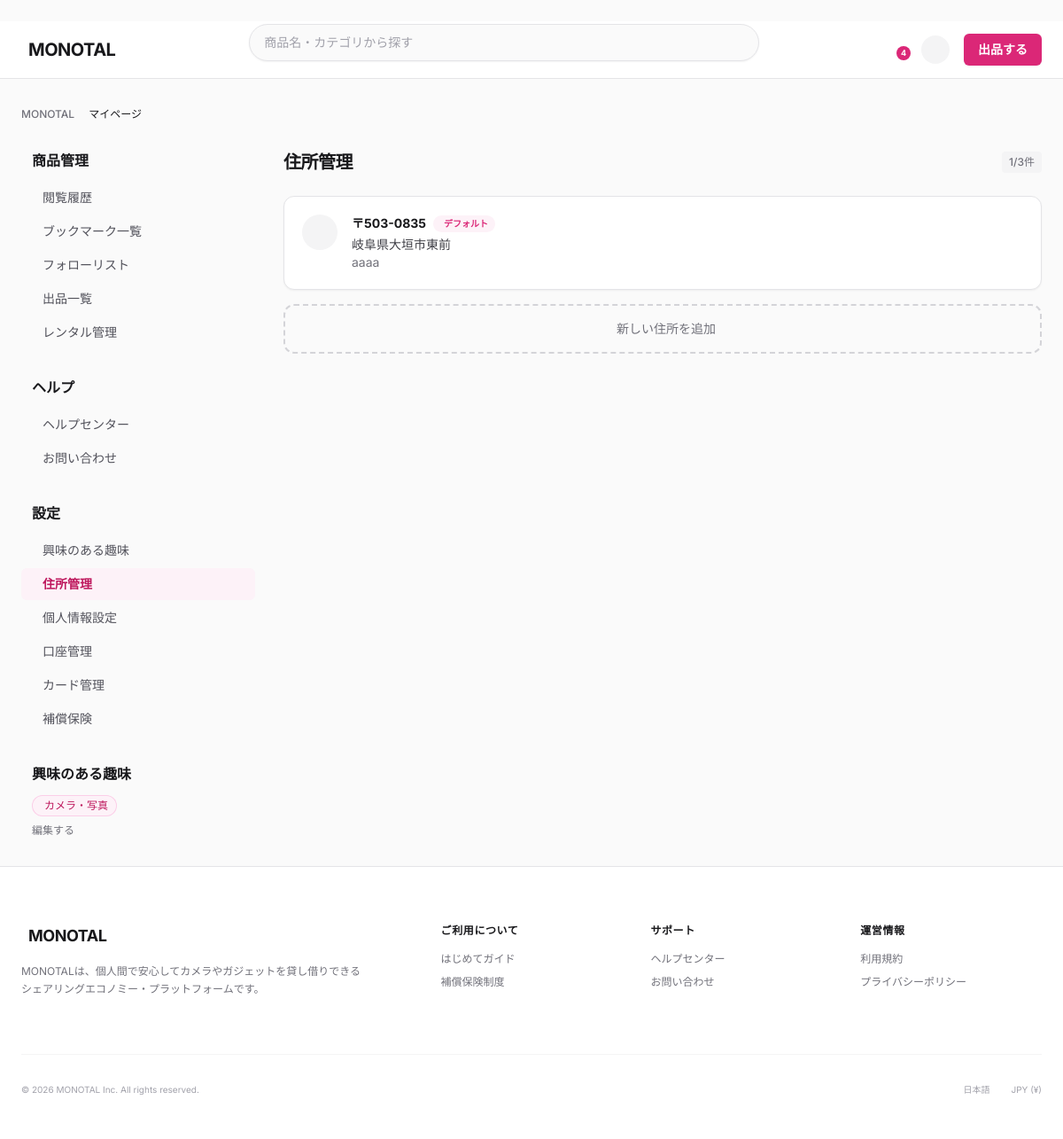
The page /monotal/mypage/addresses/ (signed in) on the database its author committed.
### monotal/models.py (models this page shows, shortened)
class UserHobby(models.Model):
    user_hobby_id = models.AutoField(primary_key=True)
    user = models.ForeignKey(
        User,
        on_delete=models.CASCADE,
        related_name='hobbies',
        db_column='user_id'
    )
    product_category = models.ForeignKey(
        'ProductCategory',
        on_delete=models.CASCADE,
        db_column='product_category_id'
    )
    register_datetime = models.DateTimeField(auto_now_add=True)
    class Meta:
        db_table = 'T_UserHobby'
        verbose_name = 'ユーザー趣味'
        verbose_name_plural = 'ユーザー趣味'
        unique_together = [['user', 'product_category']]

class ProductCategory(models.Model):
    product_category_id = models.AutoField(primary_key=True)
    parent_product_category = models.ForeignKey(
        'self',
        on_delete=models.CASCADE,
        null=True,
        blank=True,
        related_name='subcategories',
        db_column='parent_product_category_id'
    )
    category_name = models.CharField(max_length=100)
    class Meta:
        db_table = 'M_ProductCategory'
        verbose_name = '商品カテゴリ'
        verbose_name_plural = '商品カテゴリ'

class UserAddress(models.Model):
    user_address_id = models.AutoField(primary_key=True)
    user = models.ForeignKey(
        User,
        on_delete=models.CASCADE,
        related_name='addresses',
        db_column='user_id'
    )
    postal_code = models.CharField(max_length=10, null=True, blank=True)
    prefecture = models.ForeignKey(
        Prefecture,
        on_delete=models.PROTECT,
        null=True,
        blank=True,
        db_column='prefecture_id'
    )
    city = models.CharField(max_length=100, null=True, blank=True)  # 市区町村・町域
    street_address = models.CharField(max_length=200, null=True, blank=True)  # 番地・建物名・部屋番号
    is_default = models.BooleanField(default=False)  # デフォルト住所フラグ
    register_datetime = models.DateTimeField(auto_now_add=True)
    update_datetime = models.DateTimeField(auto_now=True)
    class Meta:
        db_table = 'T_UserAddress'
        verbose_name = 'ユーザー住所'
        verbose_name_plural = 'ユーザー住所'

class Prefecture(models.Model):
    prefecture_id = models.AutoField(primary_key=True)
    prefecture_name = models.CharField(max_length=10, unique=True)
    prefecture_code = models.CharField(max_length=2, unique=True)  # 01-47のコード
    class Meta:
        db_table = 'M_Prefecture'
        verbose_name = '都道府県'
        verbose_name_plural = '都道府県'
        ordering = ['prefecture_id']

### monotal/views.py (the view, shortened to what this page needs)
class MyPageAddressListView(LoginRequiredMixin, View):
    login_url = '/monotal/login/'
    def get(self, request, *args, **kwargs):
        user_addresses = UserAddress.objects.filter(
            user=request.user
        ).select_related('prefecture').order_by('-is_default', '-register_datetime')
        prefectures = Prefecture.objects.all()
        user_hobbies = UserHobby.objects.filter(
            user=request.user
        ).select_related('product_category').order_by('product_category_id')
        context = {
            'user_addresses': user_addresses,
            'address_count': user_addresses.count(),
            'max_addresses': MAX_USER_ADDRESSES,
            'can_add_address': user_addresses.count() < MAX_USER_ADDRESSES,
            'prefectures': prefectures,
            'current_page': 'address_list',
            'user_hobbies': user_hobbies,
        }
        return render(request, 'mypage/address_list.html', context)

### templates/mypage/address_list.html (shortened to what this page needs)
﻿{% extends 'base.html' %}
{% load static %}
{% block extra_css %}
<link rel="stylesheet" href="{% static 'css/mypage.css' %}">
{% endblock %}
{% block content %}
<main class="mx-auto max-w-[1200px] w-full px-4 lg:px-6 py-8">
    <nav class="mb-8 flex text-xs font-medium text-zinc-500 overflow-x-auto whitespace-nowrap">
        <ol class="flex items-center space-x-2">
            <li><a href="{% url 'index' %}" class="hover:underline hover:text-pink-600">MONOTAL</a></li>
            <li class="text-zinc-900">マイページ</li>
        </ol>
    </nav>
    <div class="lg:grid lg:grid-cols-12 lg:gap-8 items-start">
        {% include 'mypage/_sidebar.html' %}
        <div class="lg:col-span-9">
            <div class="mb-6 flex items-center justify-between">
                <h1 class="text-xl font-bold tracking-tight text-zinc-900">住所管理</h1>
                <span class="text-xs font-medium text-zinc-500 bg-zinc-100 px-2 py-1 rounded">{{ address_count }}/{{ max_addresses }}件</span>
            </div>
            <div class="space-y-4" id="addressList">
                {% for address in user_addresses %}
                <div class="bg-white rounded-xl border border-zinc-200 shadow-sm p-4 sm:p-5 hover:border-zinc-300 transition-colors" data-address-id="{{ address.user_address_id }}">
                    <div class="flex items-start gap-4">
                        <div class="flex-shrink-0 h-10 w-10 rounded-full bg-zinc-100 flex items-center justify-center text-zinc-500">
                        </div>
                        <div class="flex-1 min-w-0">
                            <div class="flex items-center gap-2 mb-1">
                                <span class="text-sm font-bold text-zinc-900">〒{{ address.postal_code|slice:":3" }}-{{ address.postal_code|slice:"3:" }}</span>
                                {% if address.is_default %}
                                <span class="inline-flex items-center gap-1 text-[10px] font-bold text-pink-600 bg-pink-50 px-2 py-0.5 rounded-full">
                                    デフォルト
                                </span>
                                {% endif %}
                            </div>
                            <p class="text-sm text-zinc-700">{{ address.prefecture.prefecture_name }}{{ address.city }}</p>
                            <p class="text-sm text-zinc-500">{{ address.street_address }}</p>
                        </div>
                        <div class="flex-shrink-0 flex gap-1">
                            <button type="button" class="edit-address-btn p-2 text-zinc-400 hover:text-blue-500 hover:bg-blue-50 rounded-lg transition-colors"
                                    data-address-id="{{ address.user_address_id }}"
                                    data-postal-code="{{ address.postal_code }}"
                                    data-prefecture-id="{{ address.prefecture.prefecture_id }}"
                                    data-city="{{ address.city }}"
                                    data-street-address="{{ address.street_address }}"
                                    title="編集">
                            </button>
                            <button type="button" class="delete-address-btn p-2 text-zinc-400 hover:text-red-500 hover:bg-red-50 rounded-lg transition-colors"
                                    data-address-id="{{ address.user_address_id }}"
                                    title="削除">
                            </button>
                        </div>
                    </div>
                </div>
                {% endfor %}
            </div>
            {% if address_count > 0 and can_add_address %}
            <div class="mt-4">
                <button type="button" id="openAddModalBtn" class="w-full flex items-center justify-center gap-2 rounded-xl border-2 border-dashed border-zinc-300 py-4 text-sm font-medium text-zinc-500 hover:border-pink-300 hover:text-pink-600 hover:bg-pink-50 transition-all">
                    新しい住所を追加
                </button>
            </div>
            {% endif %}
        </div>
    </div>
</main>
{% endblock %}

### templates/mypage/_sidebar.html (shortened to what this page needs)
<aside class="hidden lg:block lg:col-span-3 space-y-8 sticky top-24">
    <div>
        <h3 class="text-base font-bold text-zinc-900 mb-3 px-3">商品管理</h3>
        <nav class="space-y-0.5">
            {% if current_page == 'browsing_history' %}
            <a href="{% url 'mypage_browsing_history' %}" class="flex items-center gap-3 px-3 py-2 text-sm font-semibold text-pink-700 bg-pink-50 rounded-md transition-colors">
                <span class="iconify text-pink-600" data-icon="lucide:history" data-width="20"></span>
                閲覧履歴
            </a>
            {% else %}
            <a href="{% url 'mypage_browsing_history' %}" class="flex items-center gap-3 px-3 py-2 text-sm font-medium text-zinc-600 rounded-md hover:bg-zinc-100 hover:text-zinc-900 transition-colors group">
                閲覧履歴
            </a>
            {% endif %}
            {% if current_page == 'bookmark_list' %}
            <a href="{% url 'mypage_bookmark_list' %}" class="flex items-center gap-3 px-3 py-2 text-sm font-semibold text-pink-700 bg-pink-50 rounded-md transition-colors">
                <span class="iconify text-pink-600" data-icon="lucide:heart" data-width="20"></span>
                ブックマーク一覧
            </a>
            {% else %}
            <a href="{% url 'mypage_bookmark_list' %}" class="flex items-center gap-3 px-3 py-2 text-sm font-medium text-zinc-600 rounded-md hover:bg-zinc-100 hover:text-zinc-900 transition-colors group">
                ブックマーク一覧
            </a>
            {% endif %}
            {% if current_page == 'follow_list' %}
            <a href="{% url 'mypage_follow_list' %}" class="flex items-center gap-3 px-3 py-2 text-sm font-semibold text-pink-700 bg-pink-50 rounded-md transition-colors">
                <span class="iconify text-pink-600" data-icon="lucide:users" data-width="20"></span>
                フォローリスト
            </a>
            {% else %}
            <a href="{% url 'mypage_follow_list' %}" class="flex items-center gap-3 px-3 py-2 text-sm font-medium text-zinc-600 rounded-md hover:bg-zinc-100 hover:text-zinc-900 transition-colors group">
                フォローリスト
            </a>
            {% endif %}
            {% if current_page == 'listing' %}
            <a href="{% url 'mypage_listing' %}" class="flex items-center gap-3 px-3 py-2 text-sm font-semibold text-pink-700 bg-pink-50 rounded-md transition-colors">
                <span class="iconify text-pink-600" data-icon="lucide:store" data-width="20"></span>
                出品一覧
            </a>
            {% else %}
            <a href="{% url 'mypage_listing' %}" class="flex items-center gap-3 px-3 py-2 text-sm font-medium text-zinc-600 rounded-md hover:bg-zinc-100 hover:text-zinc-900 transition-colors group">
                出品一覧
            </a>
            {% endif %}
            {% if current_page == 'rental_management' %}
            <a href="{% url 'mypage_rental_management' %}" class="flex items-center gap-3 px-3 py-2 text-sm font-semibold text-pink-700 bg-pink-50 rounded-md transition-colors">
                <span class="iconify text-pink-600" data-icon="lucide:package" data-width="20"></span>
                レンタル管理
            </a>
            {% else %}
            <a href="{% url 'mypage_rental_management' %}" class="flex items-center gap-3 px-3 py-2 text-sm font-medium text-zinc-600 rounded-md hover:bg-zinc-100 hover:text-zinc-900 transition-colors group">
                レンタル管理
            </a>
            {% endif %}
        </nav>
    </div>
    <div>
        <h3 class="text-base font-bold text-zinc-900 mb-3 px-3">ヘルプ</h3>
        <nav class="space-y-0.5">
            <a href="#" class="flex items-center gap-3 px-3 py-2 text-sm font-medium text-zinc-600 rounded-md hover:bg-zinc-100 hover:text-zinc-900 transition-colors group">
                ヘルプセンター
            </a>
            <a href="#" class="flex items-center gap-3 px-3 py-2 text-sm font-medium text-zinc-600 rounded-md hover:bg-zinc-100 hover:text-zinc-900 transition-colors group">
                お問い合わせ
            </a>
        </nav>
    </div>
    <div>
        <h3 class="text-base font-bold text-zinc-900 mb-3 px-3">設定</h3>
        <nav class="space-y-0.5">
            {% if current_page == 'interest_selection' %}
            <a href="{% url 'interest_selection' %}" class="flex items-center gap-3 px-3 py-2 text-sm font-semibold text-pink-700 bg-pink-50 rounded-md transition-colors">
                <span class="iconify text-pink-600" data-icon="lucide:sparkles" data-width="20"></span>
                興味のある趣味
            </a>
            {% else %}
            <a href="{% url 'interest_selection' %}" class="flex items-center gap-3 px-3 py-2 text-sm font-medium text-zinc-600 rounded-md hover:bg-zinc-100 hover:text-zinc-900 transition-colors group">
                興味のある趣味
            </a>
            {% endif %}
            {% if current_page == 'address_list' %}
            <a href="{% url 'mypage_address_list' %}" class="flex items-center gap-3 px-3 py-2 text-sm font-semibold text-pink-700 bg-pink-50 rounded-md transition-colors">
                住所管理
            </a>
            {% endif %}
            <a href="#" class="flex items-center gap-3 px-3 py-2 text-sm font-medium text-zinc-600 rounded-md hover:bg-zinc-100 hover:text-zinc-900 transition-colors group">
                個人情報設定
            </a>
            {% if current_page == 'bank_account_list' %}
            <a href="{% url 'mypage_bank_account_list' %}" class="flex items-center gap-3 px-3 py-2 text-sm font-semibold text-pink-700 bg-pink-50 rounded-md transition-colors">
                <span class="iconify text-pink-600" data-icon="lucide:building-2" data-width="20"></span>
                口座管理
            </a>
            {% else %}
            <a href="{% url 'mypage_bank_account_list' %}" class="flex items-center gap-3 px-3 py-2 text-sm font-medium text-zinc-600 rounded-md hover:bg-zinc-100 hover:text-zinc-900 transition-colors group">
                口座管理
            </a>
            {% endif %}
            {% if current_page == 'credit_card_list' %}
            <a href="{% url 'mypage_credit_card_list' %}" class="flex items-center gap-3 px-3 py-2 text-sm font-semibold text-pink-700 bg-pink-50 rounded-md transition-colors">
                <span class="iconify text-pink-600" data-icon="lucide:credit-card" data-width="20"></span>
                カード管理
            </a>
            {% else %}
            <a href="{% url 'mypage_credit_card_list' %}" class="flex items-center gap-3 px-3 py-2 text-sm font-medium text-zinc-600 rounded-md hover:bg-zinc-100 hover:text-zinc-900 transition-colors group">
                カード管理
            </a>
            {% endif %}
            {% if current_page == 'insurance' %}
            <a href="{% url 'insurance_page' %}" class="flex items-center gap-3 px-3 py-2 text-sm font-semibold text-pink-700 bg-pink-50 rounded-md transition-colors">
                <span class="iconify text-pink-600" data-icon="lucide:shield-check" data-width="20"></span>
                補償保険
            </a>
            {% else %}
            <a href="{% url 'insurance_page' %}" class="flex items-center gap-3 px-3 py-2 text-sm font-medium text-zinc-600 rounded-md hover:bg-zinc-100 hover:text-zinc-900 transition-colors group">
                補償保険
            </a>
            {% endif %}
        </nav>
    </div>
    {% if user_hobbies %}
    <div>
        <h3 class="text-base font-bold text-zinc-900 mb-3 px-3">興味のある趣味</h3>
        <div class="px-3 flex flex-wrap gap-1.5">
            {% for hobby in user_hobbies %}
            <span class="inline-flex items-center gap-1 rounded-full bg-pink-50 px-2.5 py-1 text-xs font-medium text-pink-700 ring-1 ring-inset ring-pink-200">
                {{ hobby.product_category.category_name }}
            </span>
            {% endfor %}
        </div>
        <div class="mt-2 px-3">
            <a href="{% url 'interest_selection' %}" class="text-xs text-zinc-500 hover:text-pink-600 transition-colors">
                編集する
            </a>
        </div>
    </div>
    {% endif %}
</aside>

### rows shown on the page
UserHobby: product_category.category_name "カメラ・写真"
UserAddress: postal_code "503", postal_code "0835", is_default "デフォルト", prefecture.prefecture_name "岐阜県", city "大垣市東前", street_address "aaaa"

### other values the page prints
{{ unread_notification_count }} "4"
{{ address_count }} "1"
{{ max_addresses }} "3"
